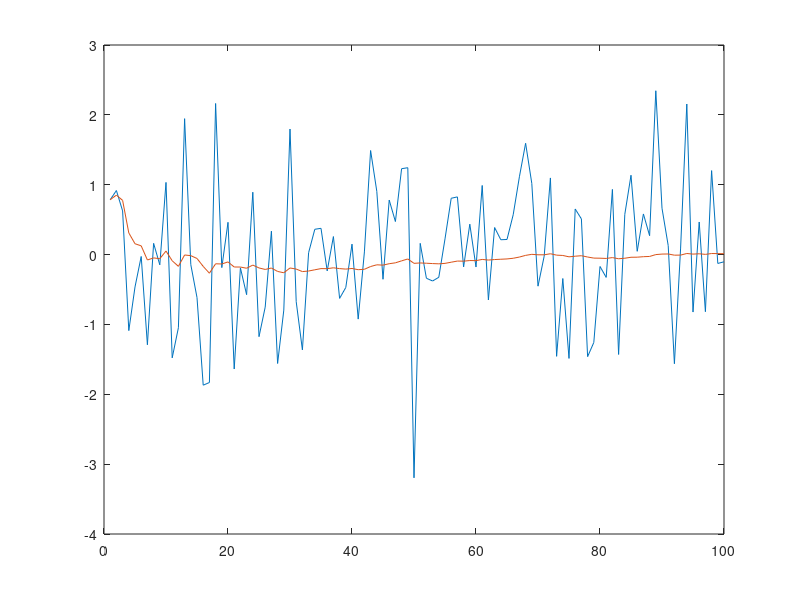

The MATLAB script that drew this image:
%% Moving average

close all, clear all, clc;

N_MAX = 100;

n = [1:1:N_MAX];

A = randn(1,N_MAX);

B = zeros(1,N_MAX);

B(1) = A(1);

for i=1:N_MAX-1
%    cumulative moving average
   B(i+1) = (A(i+1) + i*B(i))/(i+1); 
end

plot (n, A, n, B);
